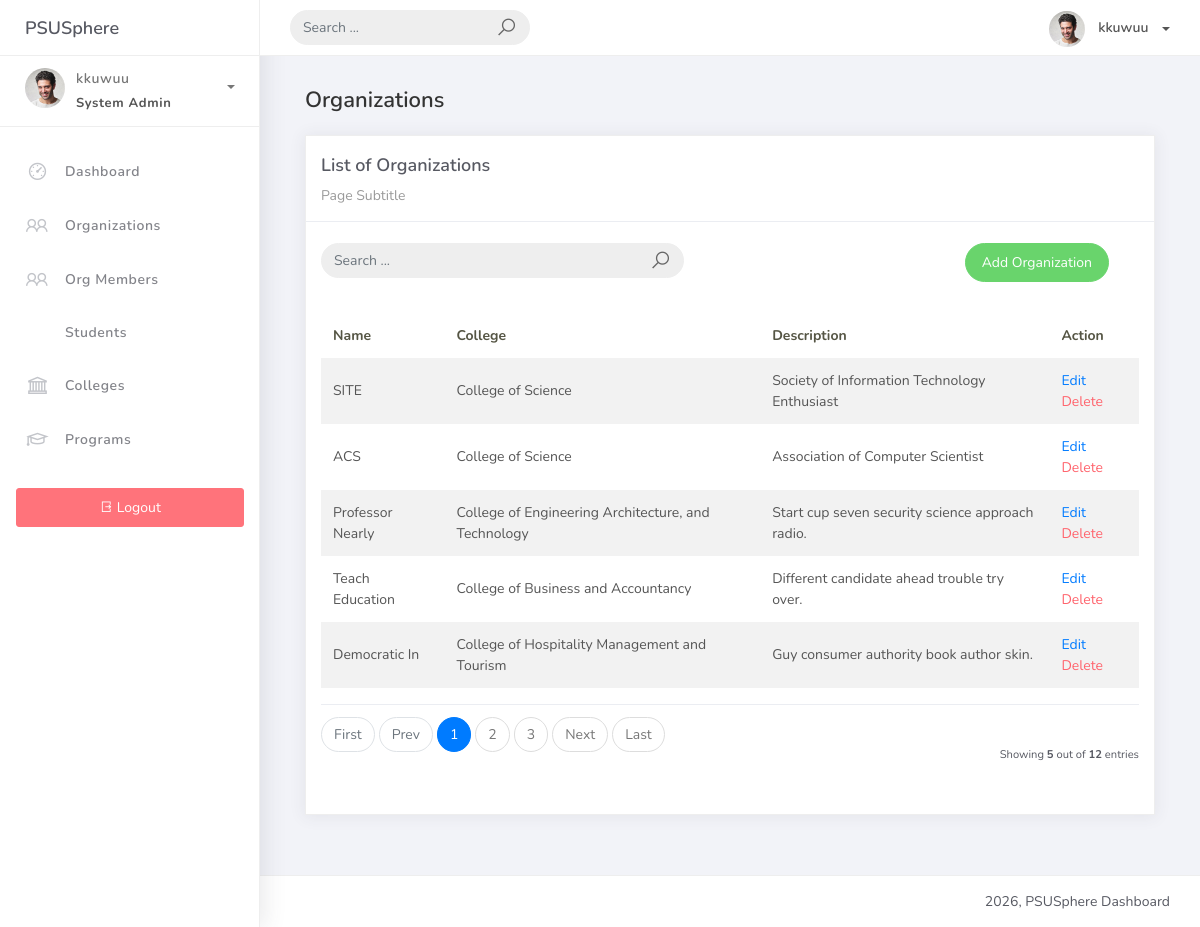
Screenshot of /organization_list (signed in) with the database file from the repository.
### studentorg/models.py (models this page shows, shortened)
class BaseModel(models.Model):
    reated_at = models.DateTimeField(auto_now_add=True, db_index=True)
    updated_at = models.DateTimeField(auto_now=True)
    class Meta:
        abstract = True

class Organization(BaseModel):
    name = models.CharField(max_length=250)
    college = models.ForeignKey(College, null=True, blank=True, on_delete=models.CASCADE)
    description = models.CharField(max_length=500)

class College(BaseModel):
    college_name = models.CharField(max_length = 150)
    def __str__(self):
        return self.college_name

### studentorg/views.py (the view)
# urls.py: path('organization_list', OrganizationList.as_view(), name='organization-list'),
class OrganizationList(LoginRequiredMixin, ListView):
    model = Organization
    context_object_name = 'organization_list'
    template_name = 'organization_list.html'
    paginate_by = 5
    def get_queryset(self):
        qs = super().get_queryset()
        q = self.request.GET.get('q')
        if q:
            qs = qs.filter(
                Q(name__icontains=q) | Q(description__icontains=q) | Q(college__name__icontains=q)
            )
        return qs

### templates/organization_list.html
{% extends 'base.html' %} {% load static %} {% block content %}
<div class="container-fluid">
  <h4 class="page-title">Organizations</h4>
  <div class="row">
    <div class="col-md-12">
      <div class="card">
        <div class="card-header">
          <div class="card-title">List of Organizations</div>
          <div class="card-category">Page Subtitle</div>
        </div>
        <br />
        <div class="col-md-12 row">
          <div class="col-md-6">
            <form
              class="navbar-left navbar-form nav-search mr-md-3"
              action=""
              method="get"
            >
              <div class="input-group">
                <input
                  type="text"
                  name="q"
                  placeholder="Search ..."
                  class="form-control"
                  value="{{ request.GET.q }}"
                />
                <div class="input-group-append">
                  <span class="input-group-text">
                    <i class="la la-search search-icon"></i>
                  </span>
                </div>
              </div>
            </form>
          </div>
          <div class="col-md-6">
            <div class="pull-right">
              <a
                href="{% url 'organization-add' %}"
                class="btn btn-success btn-rounded"
                >Add Organization</a
              >
            </div>
          </div>
        </div>
        <div class="card-body">
          <table class="table table-striped mt-3">
            <thead>
              <tr>
                <th scope="col">Name</th>
                <th scope="col">College</th>
                <th scope="col">Description</th>
                <th scope="col">Action</th>
              </tr>
            </thead>
            <tbody>
              {% for object in object_list %}
              <tr>
                <td>{{ object.name }}</td>
                <td>{{ object.college }}</td>
                <td>{{ object.description }}</td>
                <td>
                  <a href="{% url 'organization-update' object.id %}">Edit</a>
                  <a
                    href="{% url 'organization-delete' object.id %}"
                    class="text-danger"
                    >Delete</a
                  >
                </td>
              </tr>
              {% empty %}
              <tr>
                <td colspan="4" style="text-align: center">
                  <p class="text-sm font-weight-bold mb-0">No Records Found</p>
                </td>
              </tr>
              {% endfor %}
            </tbody>
          </table>
          {% include 'pagination.html' %}
        </div>
      </div>
    </div>
  </div>
</div>
{% endblock %}

### templates/base.html (shortened to what this page needs)
{% load static %}
<!doctype html>
<html lang="en">
  <head>
    <link rel="stylesheet" href="{% static 'css/bootstrap.min.css' %}" />
    <link rel="stylesheet" href="{% static 'css/ready.css' %}" />
    <link rel="stylesheet" href="{% static 'css/demo.css' %}" />
    <link
      rel="stylesheet"
      href="https://maxst.icons8.com/openapi/v1.1/css/line-awesome.min.css"
    />
  </head>
  <body>
    <div class="wrapper">
      <div class="main-header">
        <div class="logo-header">
          <a href="{% url 'home' %}" class="logo"> PSUSphere </a>
        </div>
        <nav class="navbar navbar-header navbar-expand-lg">
          <div class="container-fluid">
            <form class="navbar-left navbar-form nav-search mr-md-3" action="">
              <div class="input-group">
                <input
                  type="text"
                  placeholder="Search ..."
                  class="form-control"
                />
                <div class="input-group-append">
                  <span class="input-group-text">
                    <i class="la la-search search-icon"></i>
                  </span>
                </div>
              </div>
            </form>
            <ul class="navbar-nav topbar-nav ml-md-auto align-items-center">
              <li class="nav-item dropdown">
                <a
                  class="dropdown-toggle profile-pic"
                  data-toggle="dropdown"
                  href="#"
                  aria-expanded="false"
                >
                  <img
                    src="{% static 'img/profile.jpg' %}"
                    alt="user-img"
                    width="36"
                    class="img-circle"
                  />
                  <span>{% if user.is_authenticated %}{{ user.get_username }}{% else %}Guest{% endif %}</span>
                </a>
              </li>
            </ul>
          </div>
        </nav>
      </div>
      <div class="sidebar">
        <div class="scrollbar-inner sidebar-wrapper">
          <div class="user">
            <div class="photo">
              <img src="{% static 'img/profile.jpg' %}" />
            </div>
            <div class="info">
              <a
                data-toggle="collapse"
                href="#collapseExample"
                aria-expanded="true"
              >
                <span>
                  {% if user.is_authenticated %}{{ user.get_username }}{% else %}Administrator{% endif %}
                  <span class="user-level">System Admin</span>
                  <span class="caret"></span>
                </span>
              </a>
            </div>
          </div>
          <ul class="nav">
            <li
              class="nav-item {% if request.resolver_match.url_name == 'home' %}active{% endif %}"
            >
              <a href="{% url 'home' %}">
                <i class="la la-dashboard"></i>
                <p>Dashboard</p>
              </a>
            </li>
            <li class="nav-item">
              <a href="{% url 'organization-list' %}">
                <i class="la la-group"></i>
                <p>Organizations</p>
              </a>
            </li>
            <li
              class="nav-item {% if request.resolver_match.url_name == 'orgmember-list' %}active{% endif %}"
            >
              <a href="{% url 'orgmember-list' %}">
                <i class="la la-users"></i>
                <p>Org Members</p>
              </a>
            </li>
            <li
              class="nav-item {% if request.resolver_match.url_name == 'student-list' %}active{% endif %}"
            >
              <a href="{% url 'student-list' %}">
                <p>Students</p>
              </a>
            </li>
            <li
              class="nav-item {% if request.resolver_match.url_name == 'college-list' %}active{% endif %}"
            >
              <a href="{% url 'college-list' %}">
                <i class="la la-university"></i>
                <p>Colleges</p>
              </a>
            </li>
            <li
              class="nav-item {% if request.resolver_match.url_name == 'program-list' %}active{% endif %}"
            >
              <a href="{% url 'program-list' %}">
                <i class="la la-graduation-cap"></i>
                <p>Programs</p>
              </a>
            </li>
          </ul>
          {% if user.is_authenticated %}
          <div class="mt-4 px-3">
            <form action="{% url 'account_logout' %}" method="post">
              <button type="submit" class="btn btn-danger btn-block">
                <i class="la la-sign-out"></i> Logout
              </button>
            </form>
          </div>
          {% endif %}
        </div>
      </div>
      <div class="main-panel">
        <div class="content">
          <div class="container-fluid">{% block content %} {% endblock %}</div>
        </div>
        <footer class="footer">
          <div class="container-fluid">
            <div class="copyright ml-auto">2026, PSUSphere Dashboard</div>
          </div>
        </footer>
      </div>
    </div>
  </body>
</html>

### rows the page displays
Organization: name "SITE", college "College of Science", description "Society of Information Technology Enthusiast"
Organization: name "ACS", college "College of Science", description "Association of Computer Scientist"
Organization: name "Professor Nearly", college "College of Engineering Architecture, and Technology", description "Start cup seven security science approach radio."
Organization: name "Teach Education", college "College of Business and Accountancy", description "Different candidate ahead trouble try over."
Organization: name "Democratic In", college "College of Hospitality Management and Tourism", description "Guy consumer authority book author skin."

### other values shown
{{ user.get_username }} "kkuwuu"
{{ page_num }} "1"
{{ page_num }} "2" "3"
{{ object_list.count }} "5"
{{ paginator.count }} "12"
